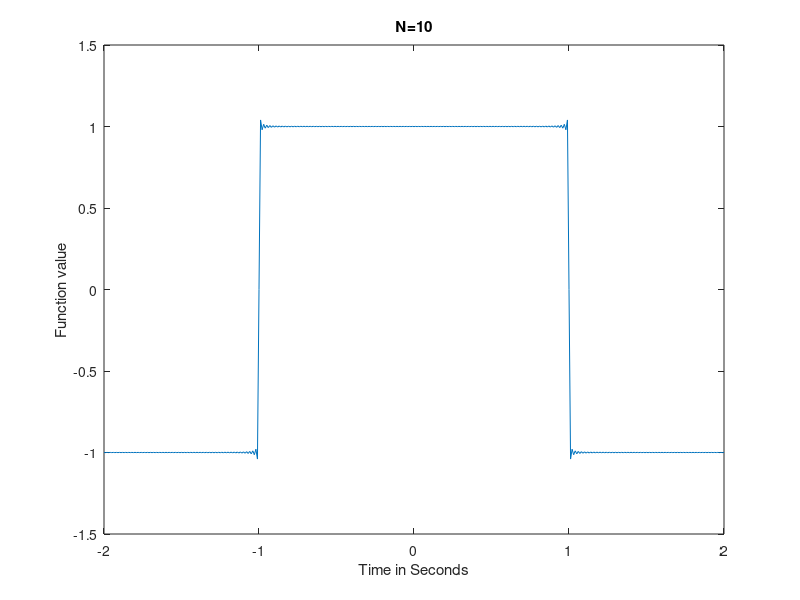

Recreate this plot in MATLAB.
clc
clear all

N=1000;
t=-2:0.01:2;
f=0;
for n=1:2:N
    b=4/(n*pi)*sin((n*pi)/2);
    f=f+b*cos((n*pi*t)/2);
end
mean(f.^2)

plot(t,f);      
xlabel('Time in Seconds');
ylabel('Function value');
title('N=10');